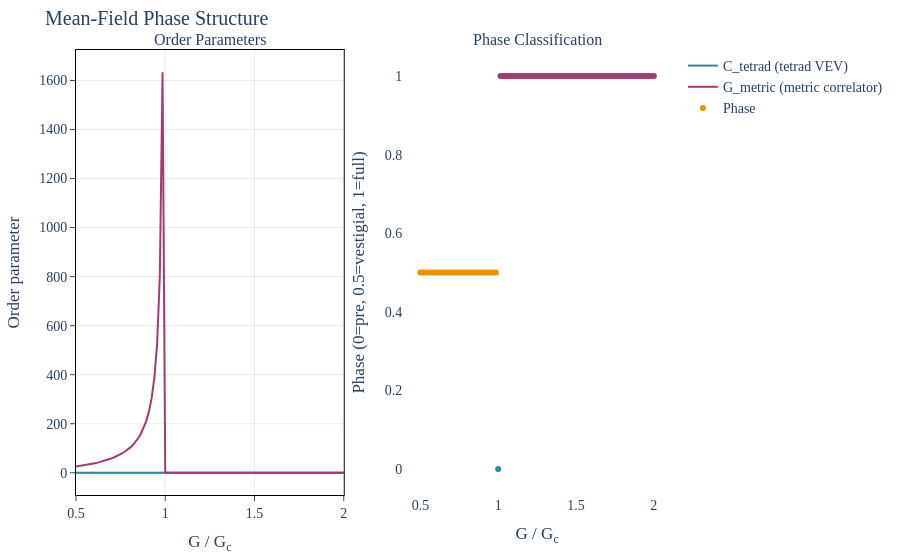

This figure's notebook cell:
### Code cell
# Mean-field order parameters vs coupling
fig = make_subplots(
    rows=1,
    cols=2,
    subplot_titles=["Order Parameters", "Phase Classification"],
)

ratios = window["coupling_ratios"]

fig.add_trace(
    go.Scatter(
        x=ratios,
        y=window["C_tetrad"],
        mode="lines",
        name="C_tetrad (tetrad VEV)",
        line=dict(color=COLORS["Steinhauer"], width=2),
    ),
    row=1,
    col=1,
)

fig.add_trace(
    go.Scatter(
        x=ratios,
        y=window["G_metric"],
        mode="lines",
        name="G_metric (metric correlator)",
        line=dict(color=COLORS["Heidelberg"], width=2),
    ),
    row=1,
    col=1,
)

# Phase classification
phase_colors = {
    "pre_geometric": COLORS["Steinhauer"],
    "vestigial": COLORS["Trento"],
    "full_tetrad": COLORS["Heidelberg"],
}
phase_y = [
    0 if p == "pre_geometric" else (0.5 if p == "vestigial" else 1.0)
    for p in window["phases"]
]

fig.add_trace(
    go.Scatter(
        x=ratios,
        y=phase_y,
        mode="markers",
        name="Phase",
        marker=dict(
            color=[phase_colors.get(p, "grey") for p in window["phases"]],
            size=6,
        ),
    ),
    row=1,
    col=2,
)

fig.update_xaxes(title_text="G / G<sub>c</sub>", row=1, col=1)
fig.update_xaxes(title_text="G / G<sub>c</sub>", row=1, col=2)
fig.update_yaxes(title_text="Order parameter", row=1, col=1)
fig.update_yaxes(title_text="Phase (0=pre, 0.5=vestigial, 1=full)", row=1, col=2)

apply_layout(fig, title="Mean-Field Phase Structure")
fig.show()

### Figure 1 — Plotly figure (JSON) as saved in the notebook; plotly's stock layout.template omitted (floating-point values rounded to 4 significant figures)
{"data": [{"line": {"color": "#2E86AB", "width": 2}, "mode": "lines", "name": "C_tetrad (tetrad VEV)", "type": "scatter", "x": [0.5, 0.5152, 0.5303, 0.5455, 0.5606, 0.5758, 0.5909, 0.6061, 0.6212, 0.6364, 0.6515, 0.6667, 0.6818, 0.697, 0.7121, 0.7273, 0.7424, 0.7576, 0.7727, 0.7879, 0.803, 0.8182, 0.8333, 0.8485, 0.8636, 0.8788, 0.8939, 0.9091, 0.9242, 0.9394, 0.9545, 0.9697, 0.9848, 1.0, 1.015, 1.03, 1.045, 1.061, 1.076, 1.091, 1.106, 1.121, 1.136, 1.152, 1.167, 1.182, 1.197, 1.212, 1.227, 1.242, 1.258, 1.273, 1.288, 1.303, 1.318, 1.333, 1.348, 1.364, 1.379, 1.394, 1.409, 1.424, 1.439, 1.455, 1.47, 1.485, 1.5, 1.515, 1.53, 1.545, 1.561, 1.576, 1.591, 1.606, 1.621, 1.636, 1.652, 1.667, 1.682, 1.697, 1.712, 1.727, 1.742, 1.758, 1.773, 1.788, 1.803, 1.818, 1.833, 1.848, 1.864, 1.879, 1.894, 1.909, 1.924, 1.939, 1.955, 1.97, 1.985, 2.0], "xaxis": "x", "y": [0.0, 0.0, 0.0, 0.0, 0.0, 0.0, 0.0, 0.0, 0.0, 0.0, 0.0, 0.0, 0.0, 0.0, 0.0, 0.0, 0.0, 0.0, 0.0, 0.0, 0.0, 0.0, 0.0, 0.0, 0.0, 0.0, 0.0, 0.0, 0.0, 0.0, 0.0, 0.0, 0.0, 0.0, 0.03461, 0.05213, 0.0664, 0.07891, 0.09026, 0.1007, 0.1106, 0.1198, 0.1286, 0.1371, 0.1451, 0.1529, 0.1604, 0.1676, 0.1747, 0.1815, 0.1881, 0.1946, 0.2009, 0.2071, 0.2131, 0.2189, 0.2247, 0.2303, 0.2358, 0.2412, 0.2465, 0.2518, 0.2569, 0.2619, 0.2668, 0.2717, 0.2765, 0.2812, 0.2858, 0.2904, 0.2949, 0.2993, 0.3037, 0.308, 0.3122, 0.3164, 0.3205, 0.3246, 0.3286, 0.3326, 0.3365, 0.3404, 0.3442, 0.348, 0.3518, 0.3555, 0.3591, 0.3628, 0.3663, 0.3699, 0.3734, 0.3769, 0.3803, 0.3837, 0.387, 0.3904, 0.3937, 0.3969, 0.4002, 0.4034], "yaxis": "y"}, {"line": {"color": "#A23B72", "width": 2}, "mode": "lines", "name": "G_metric (metric correlator)", "type": "scatter", "x": [0.5, 0.5152, 0.5303, 0.5455, 0.5606, 0.5758, 0.5909, 0.6061, 0.6212, 0.6364, 0.6515, 0.6667, 0.6818, 0.697, 0.7121, 0.7273, 0.7424, 0.7576, 0.7727, 0.7879, 0.803, 0.8182, 0.8333, 0.8485, 0.8636, 0.8788, 0.8939, 0.9091, 0.9242, 0.9394, 0.9545, 0.9697, 0.9848, 1.0, 1.015, 1.03, 1.045, 1.061, 1.076, 1.091, 1.106, 1.121, 1.136, 1.152, 1.167, 1.182, 1.197, 1.212, 1.227, 1.242, 1.258, 1.273, 1.288, 1.303, 1.318, 1.333, 1.348, 1.364, 1.379, 1.394, 1.409, 1.424, 1.439, 1.455, 1.47, 1.485, 1.5, 1.515, 1.53, 1.545, 1.561, 1.576, 1.591, 1.606, 1.621, 1.636, 1.652, 1.667, 1.682, 1.697, 1.712, 1.727, 1.742, 1.758, 1.773, 1.788, 1.803, 1.818, 1.833, 1.848, 1.864, 1.879, 1.894, 1.909, 1.924, 1.939, 1.955, 1.97, 1.985, 2.0], "xaxis": "x", "y": [25.13, 26.7, 28.38, 30.16, 32.07, 34.11, 36.3, 38.67, 41.22, 43.98, 46.99, 50.27, 53.86, 57.81, 62.17, 67.02, 72.44, 78.54, 85.45, 93.35, 102.5, 113.1, 125.7, 140.7, 159.2, 182.2, 211.8, 251.3, 306.6, 389.6, 527.8, 804.2, 1634.0, 0.0, 0.001198, 0.002717, 0.004409, 0.006227, 0.008146, 0.01015, 0.01222, 0.01436, 0.01655, 0.01878, 0.02106, 0.02338, 0.02573, 0.02811, 0.03051, 0.03295, 0.0354, 0.03787, 0.04037, 0.04288, 0.0454, 0.04794, 0.05049, 0.05305, 0.05562, 0.0582, 0.06079, 0.06338, 0.06598, 0.06859, 0.0712, 0.07382, 0.07644, 0.07906, 0.08169, 0.08431, 0.08694, 0.08957, 0.0922, 0.09484, 0.09747, 0.1001, 0.1027, 0.1054, 0.108, 0.1106, 0.1133, 0.1159, 0.1185, 0.1211, 0.1237, 0.1264, 0.129, 0.1316, 0.1342, 0.1368, 0.1394, 0.142, 0.1446, 0.1472, 0.1498, 0.1524, 0.155, 0.1576, 0.1601, 0.1627], "yaxis": "y"}, {"marker": {"color": ["#F18F01", "#F18F01", "#F18F01", "#F18F01", "#F18F01", "#F18F01", "#F18F01", "#F18F01", "#F18F01", "#F18F01", "#F18F01", "#F18F01", "#F18F01", "#F18F01", "#F18F01", "#F18F01", "#F18F01", "#F18F01", "#F18F01", "#F18F01", "#F18F01", "#F18F01", "#F18F01", "#F18F01", "#F18F01", "#F18F01", "#F18F01", "#F18F01", "#F18F01", "#F18F01", "#F18F01", "#F18F01", "#F18F01", "#2E86AB", "#A23B72", "#A23B72", "#A23B72", "#A23B72", "#A23B72", "#A23B72", "#A23B72", "#A23B72", "#A23B72", "#A23B72", "#A23B72", "#A23B72", "#A23B72", "#A23B72", "#A23B72", "#A23B72", "#A23B72", "#A23B72", "#A23B72", "#A23B72", "#A23B72", "#A23B72", "#A23B72", "#A23B72", "#A23B72", "#A23B72", "#A23B72", "#A23B72", "#A23B72", "#A23B72", "#A23B72", "#A23B72", "#A23B72", "#A23B72", "#A23B72", "#A23B72", "#A23B72", "#A23B72", "#A23B72", "#A23B72", "#A23B72", "#A23B72", "#A23B72", "#A23B72", "#A23B72", "#A23B72", "#A23B72", "#A23B72", "#A23B72", "#A23B72", "#A23B72", "#A23B72", "#A23B72", "#A23B72", "#A23B72", "#A23B72", "#A23B72", "#A23B72", "#A23B72", "#A23B72", "#A23B72", "#A23B72", "#A23B72", "#A23B72", "#A23B72", "#A23B72"], "size": 6}, "mode": "markers", "name": "Phase", "type": "scatter", "x": [0.5, 0.5152, 0.5303, 0.5455, 0.5606, 0.5758, 0.5909, 0.6061, 0.6212, 0.6364, 0.6515, 0.6667, 0.6818, 0.697, 0.7121, 0.7273, 0.7424, 0.7576, 0.7727, 0.7879, 0.803, 0.8182, 0.8333, 0.8485, 0.8636, 0.8788, 0.8939, 0.9091, 0.9242, 0.9394, 0.9545, 0.9697, 0.9848, 1.0, 1.015, 1.03, 1.045, 1.061, 1.076, 1.091, 1.106, 1.121, 1.136, 1.152, 1.167, 1.182, 1.197, 1.212, 1.227, 1.242, 1.258, 1.273, 1.288, 1.303, 1.318, 1.333, 1.348, 1.364, 1.379, 1.394, 1.409, 1.424, 1.439, 1.455, 1.47, 1.485, 1.5, 1.515, 1.53, 1.545, 1.561, 1.576, 1.591, 1.606, 1.621, 1.636, 1.652, 1.667, 1.682, 1.697, 1.712, 1.727, 1.742, 1.758, 1.773, 1.788, 1.803, 1.818, 1.833, 1.848, 1.864, 1.879, 1.894, 1.909, 1.924, 1.939, 1.955, 1.97, 1.985, 2.0], "xaxis": "x2", "y": [0.5, 0.5, 0.5, 0.5, 0.5, 0.5, 0.5, 0.5, 0.5, 0.5, 0.5, 0.5, 0.5, 0.5, 0.5, 0.5, 0.5, 0.5, 0.5, 0.5, 0.5, 0.5, 0.5, 0.5, 0.5, 0.5, 0.5, 0.5, 0.5, 0.5, 0.5, 0.5, 0.5, 0, 1, 1, 1, 1, 1, 1, 1, 1, 1, 1, 1, 1, 1, 1, 1, 1, 1, 1, 1, 1, 1, 1, 1, 1, 1, 1, 1, 1, 1, 1, 1, 1, 1, 1, 1, 1, 1, 1, 1, 1, 1, 1, 1, 1, 1, 1, 1, 1, 1, 1, 1, 1, 1, 1, 1, 1, 1, 1, 1, 1, 1, 1, 1, 1, 1, 1], "yaxis": "y2"}], "layout": {"annotations": [{"font": {"size": 16}, "showarrow": false, "text": "Order Parameters", "x": 0.225, "xanchor": "center", "xref": "paper", "y": 1, "yanchor": "bottom", "yref": "paper"}, {"font": {"size": 16}, "showarrow": false, "text": "Phase Classification", "x": 0.775, "xanchor": "center", "xref": "paper", "y": 1, "yanchor": "bottom", "yref": "paper"}], "font": {"family": "CMU Serif, Computer Modern, Times New Roman, serif", "size": 14}, "margin": {"b": 60, "l": 70, "r": 30, "t": 50}, "paper_bgcolor": "white", "plot_bgcolor": "white", "title": {"text": "Mean-Field Phase Structure"}, "xaxis": {"anchor": "y", "domain": [0, 0.45], "gridcolor": "rgba(0,0,0,0.08)", "linecolor": "black", "linewidth": 1, "mirror": true, "showgrid": true, "showline": true, "ticks": "outside", "title": {"text": "G / G<sub>c</sub>"}, "zeroline": true, "zerolinecolor": "rgba(0,0,0,0.2)"}, "xaxis2": {"anchor": "y2", "domain": [0.55, 1], "title": {"text": "G / G<sub>c</sub>"}}, "yaxis": {"anchor": "x", "domain": [0, 1], "gridcolor": "rgba(0,0,0,0.08)", "linecolor": "black", "linewidth": 1, "mirror": true, "showgrid": true, "showline": true, "ticks": "outside", "title": {"text": "Order parameter"}, "zeroline": true, "zerolinecolor": "rgba(0,0,0,0.2)"}, "yaxis2": {"anchor": "x2", "domain": [0, 1], "title": {"text": "Phase (0=pre, 0.5=vestigial, 1=full)"}}}}
